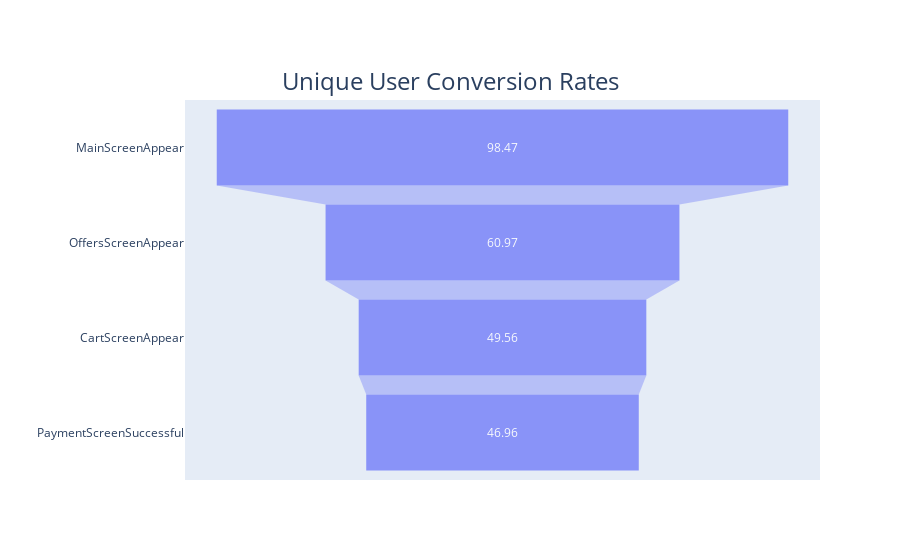

Notebook code for this chart:
### Code cell
unique_users_event = new_data.groupby('event_name').agg({'user_id':'nunique'}).sort_values('user_id',ascending=False).divide(unique_users)*100
unique_users_event_no_tutorial = unique_users_event.drop(unique_users_event.index[4])
fig = go.Figure()
fig.add_trace(go.Funnel(
                y=unique_users_event_no_tutorial.index,
                x=unique_users_event_no_tutorial['user_id'].apply(lambda x: x).round(2),
                opacity=.7
))
fig.update_layout(title={'text':'Unique User Conversion Rates','font':dict(size=24), "x":.5,"y":.87},
                  xaxis_title="",
                  yaxis_title=""
                  )

fig.show()

### Figure 1 — Plotly figure (JSON) as saved in the notebook; plotly's stock layout.template omitted (floating-point values rounded to 4 significant figures)
{"data": [{"opacity": 0.7, "type": "funnel", "x": [98.47, 60.97, 49.56, 46.96], "y": ["MainScreenAppear", "OffersScreenAppear", "CartScreenAppear", "PaymentScreenSuccessful"]}], "layout": {"title": {"font": {"size": 24}, "text": "Unique User Conversion Rates", "x": 0.5, "y": 0.87}, "xaxis": {"title": {"text": ""}}, "yaxis": {"title": {"text": ""}}}}
